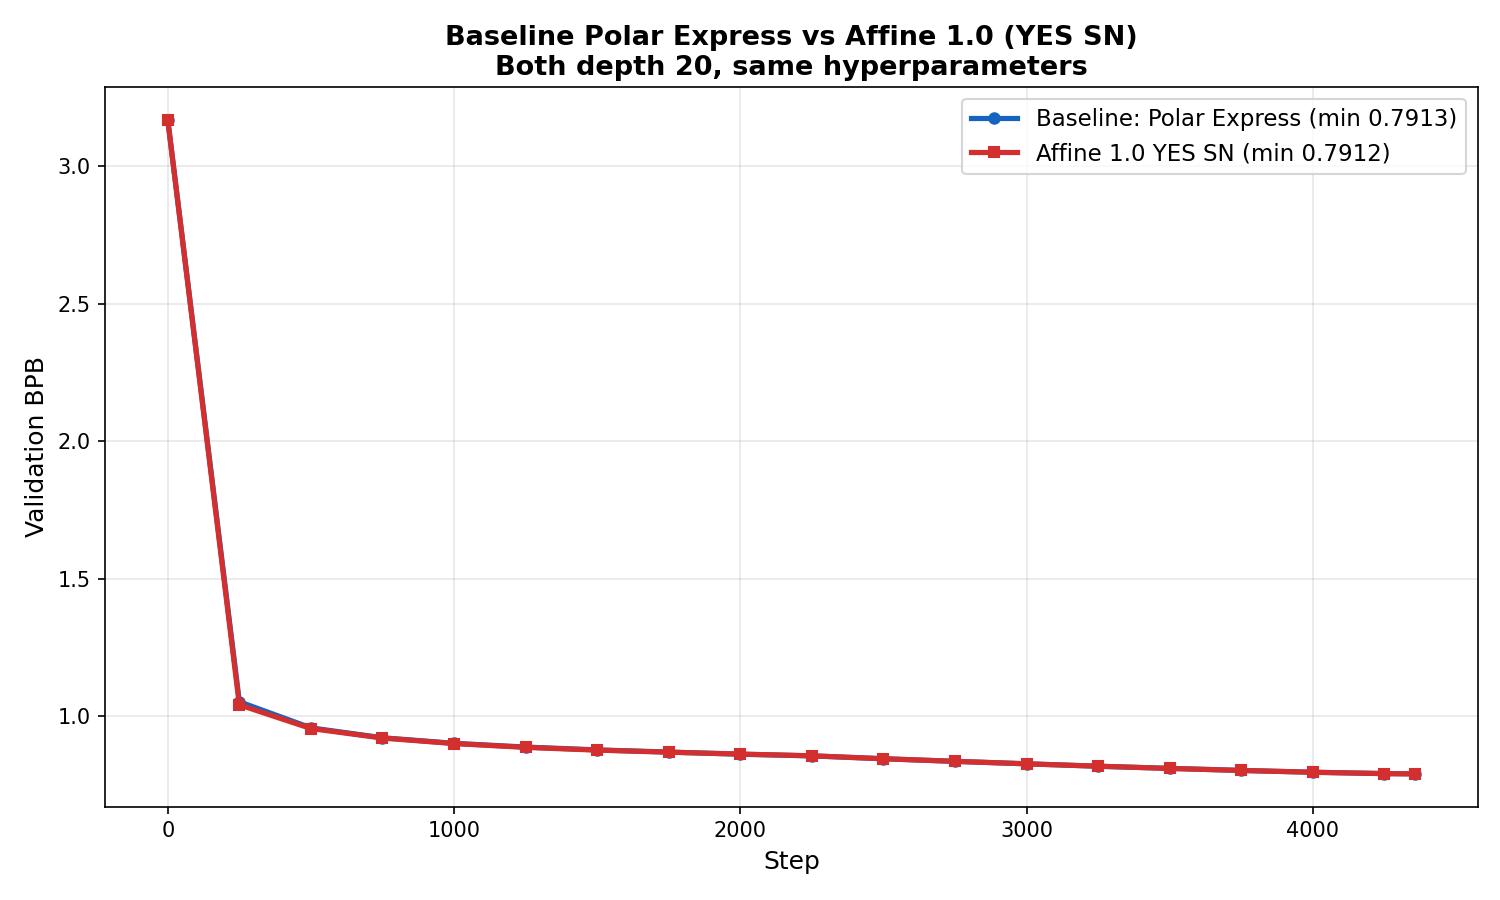

Write the Python code that produced this figure.
"""
Baseline (original Polar Express Muon) vs Affine 1.0 YES SN — both depth 20.
"""
import matplotlib
matplotlib.use('Agg')
import matplotlib.pyplot as plt
import json
import re

# --- Affine 1.0 YES SN (from val_loss.json) ---
with open('/data/scratch/medhaven/nanochat/affine_sweep_results/affine_1.000_YES_SN/val_loss.json') as f:
    affine_data = json.load(f)
affine_steps = [e['step'] for e in affine_data['val_loss_log']]
affine_bpb = [e['val_bpb'] for e in affine_data['val_loss_log']]

# --- Baseline d20 (from slurm log) ---
baseline_steps = []
baseline_bpb = []
with open('/data/scratch/medhaven/nanochat/slurm_logs/baseline_d20_366604.log') as f:
    for line in f:
        m = re.search(r'Step (\d+) \| Validation bpb: ([\d.]+)', line)
        if m:
            baseline_steps.append(int(m.group(1)))
            baseline_bpb.append(float(m.group(2)))

fig, ax = plt.subplots(figsize=(10, 6))

ax.plot(baseline_steps, baseline_bpb, 'o-', color='#1565c0', lw=2.5, markersize=5,
        label=f'Baseline: Polar Express (min {min(baseline_bpb):.4f})')
ax.plot(affine_steps, affine_bpb, 's-', color='#d32f2f', lw=2.5, markersize=5,
        label=f'Affine 1.0 YES SN (min {min(affine_bpb):.4f})')

ax.set_xlabel('Step', fontsize=12)
ax.set_ylabel('Validation BPB', fontsize=12)
ax.set_title('Baseline Polar Express vs Affine 1.0 (YES SN)\nBoth depth 20, same hyperparameters',
             fontsize=13, fontweight='bold')
ax.legend(fontsize=11)
ax.grid(True, alpha=0.3)

plt.tight_layout()
plt.savefig('/data/scratch/medhaven/nanochat/affine_sweep_results/testing_plot.png', dpi=150)
print("Saved testing_plot.png")
